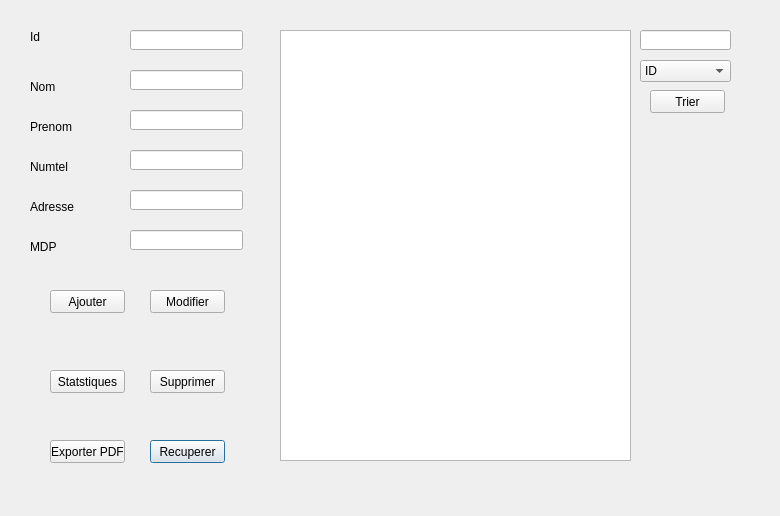
<?xml version="1.0" encoding="UTF-8"?>
<ui version="4.0">
 <class>acceuil</class>
 <widget class="QDialog" name="acceuil">
  <property name="geometry">
   <rect>
    <x>0</x>
    <y>0</y>
    <width>780</width>
    <height>516</height>
   </rect>
  </property>
  <property name="windowTitle">
   <string>Gestions des employee</string>
  </property>
  <widget class="QStackedWidget" name="stackedWidget">
   <property name="geometry">
    <rect>
     <x>10</x>
     <y>10</y>
     <width>761</width>
     <height>501</height>
    </rect>
   </property>
   <property name="styleSheet">
    <string notr="true">QStackedWidget &gt; QWidget{
	background-color: #aaffff;
}</string>
   </property>
   <property name="currentIndex">
    <number>0</number>
   </property>
   <widget class="QWidget" name="page">
    <widget class="QPushButton" name="recuperer">
     <property name="geometry">
      <rect>
       <x>140</x>
       <y>430</y>
       <width>75</width>
       <height>23</height>
      </rect>
     </property>
     <property name="styleSheet">
      <string notr="true">Ezzaouia Mohamed Amine
QPushButton {
    color: rgb(255, 255, 255);
  background-color: #FF17365D;
    border-style: outset;
    border-width: 0px;
    border-radius: 10px;
    border-color: beige;
    min-width: 10em;
    padding: 6px;
}
QPushButton:hover {
color: #fff;
    background-color: rgb(43, 163, 255);
    border-style: inset;
}
QPushButton:pressed {
    background-color: rgb(43, 163, 255);
    border-style: inset;
}</string>
     </property>
     <property name="text">
      <string>Recuperer</string>
     </property>
    </widget>
    <widget class="QLabel" name="label_4">
     <property name="geometry">
      <rect>
       <x>20</x>
       <y>150</y>
       <width>47</width>
       <height>13</height>
      </rect>
     </property>
     <property name="text">
      <string>Numtel</string>
     </property>
    </widget>
    <widget class="QLineEdit" name="NUMTEL">
     <property name="geometry">
      <rect>
       <x>120</x>
       <y>140</y>
       <width>113</width>
       <height>20</height>
      </rect>
     </property>
    </widget>
    <widget class="QPushButton" name="ButtonAjouterEmploye">
     <property name="geometry">
      <rect>
       <x>40</x>
       <y>280</y>
       <width>75</width>
       <height>23</height>
      </rect>
     </property>
     <property name="styleSheet">
      <string notr="true">Ezzaouia Mohamed Amine
QPushButton {
    color: rgb(255, 255, 255);
  background-color: #FF17365D;
    border-style: outset;
    border-width: 0px;
    border-radius: 10px;
    border-color: beige;
    min-width: 10em;
    padding: 6px;
}
QPushButton:hover {
color: #fff;
    background-color: rgb(43, 163, 255);
    border-style: inset;
}
QPushButton:pressed {
    background-color: rgb(43, 163, 255);
    border-style: inset;
}</string>
     </property>
     <property name="text">
      <string>Ajouter</string>
     </property>
    </widget>
    <widget class="QLabel" name="label_3">
     <property name="geometry">
      <rect>
       <x>20</x>
       <y>110</y>
       <width>47</width>
       <height>13</height>
      </rect>
     </property>
     <property name="text">
      <string>Prenom</string>
     </property>
    </widget>
    <widget class="QLineEdit" name="ADRESSE">
     <property name="geometry">
      <rect>
       <x>120</x>
       <y>180</y>
       <width>113</width>
       <height>20</height>
      </rect>
     </property>
    </widget>
    <widget class="QLabel" name="label">
     <property name="geometry">
      <rect>
       <x>20</x>
       <y>20</y>
       <width>47</width>
       <height>13</height>
      </rect>
     </property>
     <property name="text">
      <string>Id</string>
     </property>
    </widget>
    <widget class="QLabel" name="label_2">
     <property name="geometry">
      <rect>
       <x>20</x>
       <y>70</y>
       <width>47</width>
       <height>13</height>
      </rect>
     </property>
     <property name="text">
      <string>Nom</string>
     </property>
    </widget>
    <widget class="QLabel" name="label_5">
     <property name="geometry">
      <rect>
       <x>20</x>
       <y>190</y>
       <width>47</width>
       <height>13</height>
      </rect>
     </property>
     <property name="text">
      <string>Adresse</string>
     </property>
    </widget>
    <widget class="QPushButton" name="ButtonModifierEmploye">
     <property name="geometry">
      <rect>
       <x>140</x>
       <y>280</y>
       <width>75</width>
       <height>23</height>
      </rect>
     </property>
     <property name="styleSheet">
      <string notr="true">Ezzaouia Mohamed Amine
QPushButton {
    color: rgb(255, 255, 255);
  background-color: #FF17365D;
    border-style: outset;
    border-width: 0px;
    border-radius: 10px;
    border-color: beige;
    min-width: 10em;
    padding: 6px;
}
QPushButton:hover {
color: #fff;
    background-color: rgb(43, 163, 255);
    border-style: inset;
}
QPushButton:pressed {
    background-color: rgb(43, 163, 255);
    border-style: inset;
}</string>
     </property>
     <property name="text">
      <string>Modifier</string>
     </property>
    </widget>
    <widget class="QTableView" name="tableEmploye">
     <property name="geometry">
      <rect>
       <x>270</x>
       <y>20</y>
       <width>351</width>
       <height>431</height>
      </rect>
     </property>
    </widget>
    <widget class="QPushButton" name="ButtonSupprimerEmploye">
     <property name="geometry">
      <rect>
       <x>140</x>
       <y>360</y>
       <width>75</width>
       <height>23</height>
      </rect>
     </property>
     <property name="styleSheet">
      <string notr="true">Ezzaouia Mohamed Amine
QPushButton {
    color: rgb(255, 255, 255);
  background-color: #FF17365D;
    border-style: outset;
    border-width: 0px;
    border-radius: 10px;
    border-color: beige;
    min-width: 10em;
    padding: 6px;
}
QPushButton:hover {
color: #fff;
    background-color: rgb(43, 163, 255);
    border-style: inset;
}
QPushButton:pressed {
    background-color: rgb(43, 163, 255);
    border-style: inset;
}</string>
     </property>
     <property name="text">
      <string>Supprimer</string>
     </property>
    </widget>
    <widget class="QPushButton" name="Exporter">
     <property name="geometry">
      <rect>
       <x>40</x>
       <y>430</y>
       <width>75</width>
       <height>23</height>
      </rect>
     </property>
     <property name="styleSheet">
      <string notr="true">Ezzaouia Mohamed Amine
QPushButton {
    color: rgb(255, 255, 255);
  background-color: #FF17365D;
    border-style: outset;
    border-width: 0px;
    border-radius: 10px;
    border-color: beige;
    min-width: 10em;
    padding: 6px;
}
QPushButton:hover {
color: #fff;
    background-color: rgb(43, 163, 255);
    border-style: inset;
}
QPushButton:pressed {
    background-color: rgb(43, 163, 255);
    border-style: inset;
}</string>
     </property>
     <property name="text">
      <string>Exporter PDF</string>
     </property>
    </widget>
    <widget class="QLineEdit" name="ID">
     <property name="geometry">
      <rect>
       <x>120</x>
       <y>20</y>
       <width>113</width>
       <height>20</height>
      </rect>
     </property>
    </widget>
    <widget class="QLineEdit" name="NOM">
     <property name="geometry">
      <rect>
       <x>120</x>
       <y>60</y>
       <width>113</width>
       <height>20</height>
      </rect>
     </property>
    </widget>
    <widget class="QLineEdit" name="PRENOM">
     <property name="geometry">
      <rect>
       <x>120</x>
       <y>100</y>
       <width>113</width>
       <height>20</height>
      </rect>
     </property>
    </widget>
    <widget class="QPushButton" name="pushButton">
     <property name="geometry">
      <rect>
       <x>40</x>
       <y>360</y>
       <width>75</width>
       <height>23</height>
      </rect>
     </property>
     <property name="styleSheet">
      <string notr="true">Ezzaouia Mohamed Amine
QPushButton {
    color: rgb(255, 255, 255);
  background-color: #FF17365D;
    border-style: outset;
    border-width: 0px;
    border-radius: 10px;
    border-color: beige;
    min-width: 10em;
    padding: 6px;
}
QPushButton:hover {
color: #fff;
    background-color: rgb(43, 163, 255);
    border-style: inset;
}
QPushButton:pressed {
    background-color: rgb(43, 163, 255);
    border-style: inset;
}</string>
     </property>
     <property name="text">
      <string>Statstiques</string>
     </property>
    </widget>
    <widget class="QLineEdit" name="lineEditRech">
     <property name="geometry">
      <rect>
       <x>630</x>
       <y>20</y>
       <width>91</width>
       <height>20</height>
      </rect>
     </property>
    </widget>
    <widget class="QComboBox" name="critere">
     <property name="geometry">
      <rect>
       <x>630</x>
       <y>50</y>
       <width>91</width>
       <height>22</height>
      </rect>
     </property>
     <item>
      <property name="text">
       <string>ID</string>
      </property>
     </item>
     <item>
      <property name="text">
       <string>NOM</string>
      </property>
     </item>
     <item>
      <property name="text">
       <string>NUMTEL</string>
      </property>
     </item>
    </widget>
    <widget class="QPushButton" name="pushButton_2">
     <property name="geometry">
      <rect>
       <x>640</x>
       <y>80</y>
       <width>75</width>
       <height>23</height>
      </rect>
     </property>
     <property name="styleSheet">
      <string notr="true">Ezzaouia Mohamed Amine
QPushButton {
    color: rgb(255, 255, 255);
  background-color: #FF17365D;
    border-style: outset;
    border-width: 0px;
    border-radius: 10px;
    border-color: beige;
    min-width: 10em;
    padding: 6px;
}
QPushButton:hover {
color: #fff;
    background-color: rgb(43, 163, 255);
    border-style: inset;
}
QPushButton:pressed {
    background-color: rgb(43, 163, 255);
    border-style: inset;
}</string>
     </property>
     <property name="text">
      <string>Trier</string>
     </property>
    </widget>
    <widget class="QLabel" name="label_6">
     <property name="geometry">
      <rect>
       <x>20</x>
       <y>230</y>
       <width>47</width>
       <height>13</height>
      </rect>
     </property>
     <property name="text">
      <string>MDP</string>
     </property>
    </widget>
    <widget class="QLineEdit" name="MDP">
     <property name="geometry">
      <rect>
       <x>120</x>
       <y>220</y>
       <width>113</width>
       <height>20</height>
      </rect>
     </property>
    </widget>
   </widget>
   <widget class="QWidget" name="page_2">
    <widget class="QFrame" name="horizontalFrame">
     <property name="geometry">
      <rect>
       <x>20</x>
       <y>50</y>
       <width>561</width>
       <height>291</height>
      </rect>
     </property>
     <layout class="QHBoxLayout" name="horizontalLayout"/>
    </widget>
    <widget class="QPushButton" name="pushButton_4">
     <property name="geometry">
      <rect>
       <x>490</x>
       <y>360</y>
       <width>75</width>
       <height>23</height>
      </rect>
     </property>
     <property name="text">
      <string>Retour</string>
     </property>
    </widget>
   </widget>
  </widget>
 </widget>
 <resources/>
 <connections/>
</ui>
